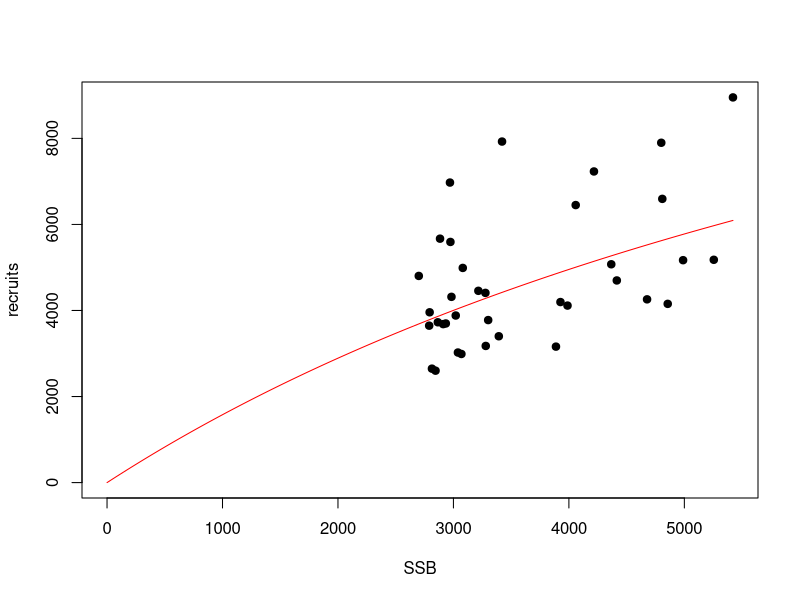
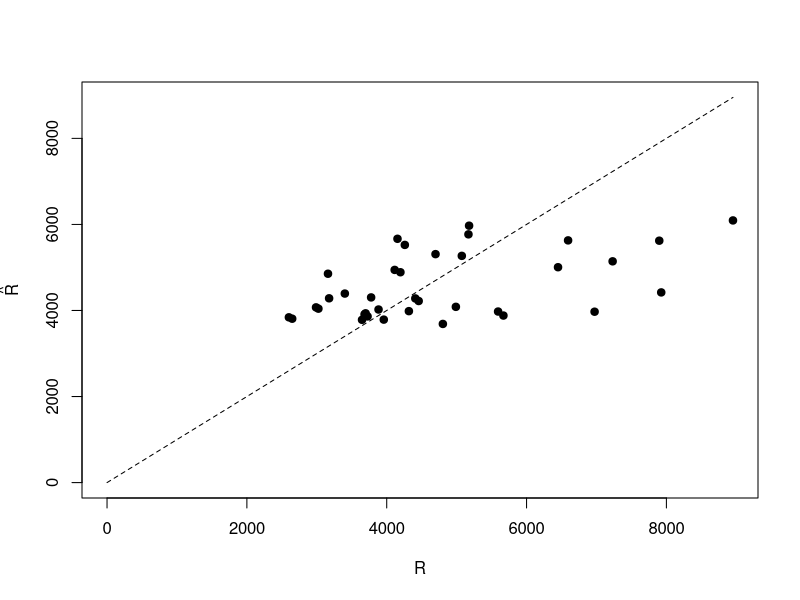
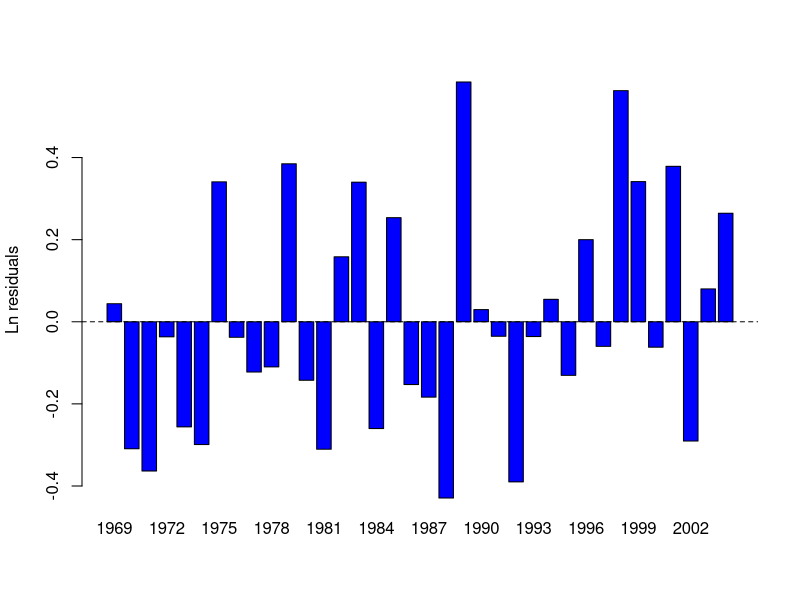
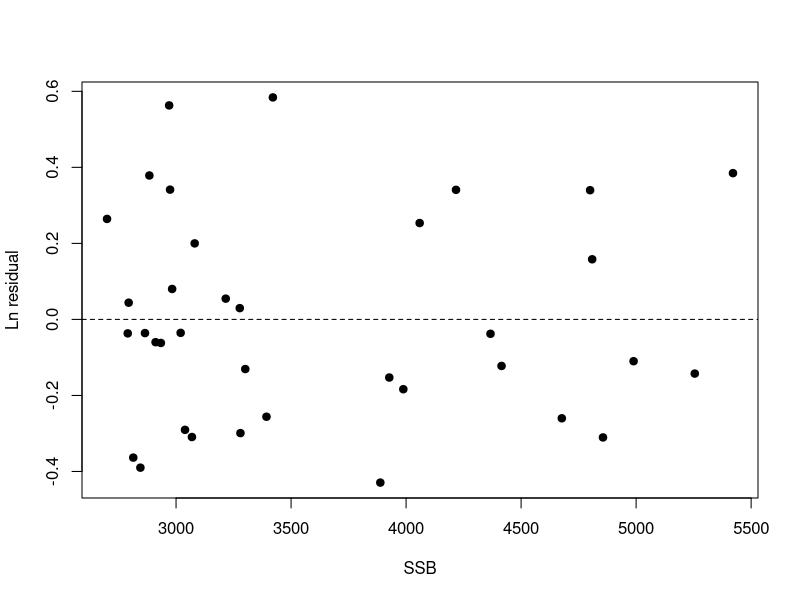

Source code (R) for these figures, in order:
# T00_SRModel.R - DESC
# T00_SRModel.R

# Copyright 2011-13 JRC FishReg. Distributed under the GPL 2 or later
# Maintainer: FishReg, JRC

# Introduction to R for Fisheries Science

# LOAD data

sol <- read.table('sole.dat', header=T, sep='\t')
attach(sol)

# FUNCTION that returns minus log-likelihood (Beverton & Holt model)

foo <- function(par)
  sum(log(rec / (par[1] * ssb / (par[2] + ssb)))^2)

# CALL optimizer
res <- optim(c(5000, 1000), foo)

# CALCULATE estimated values
rechat <- res$par[1] * ssb / (res$par[2] + ssb)

# CALCULATE log residuals
lnresid <- log(rec / rechat)

# Total Sum of squares
sstot <- sum((log(rec) - mean(log(rec)))^2)

# R2
R2 <- 1 - (res$value/sstot)

# PLOT model fit
plot(ssb, rec, pch=19, xlab='SSB', ylab='recruits', xlim=c(0,max(ssb)),
  ylim=c(0, max(rec)))
pssb <- seq(0, max(ssb), length=200)
lines(pssb, res$par[1] * pssb / (res$par[2] + pssb), col='red')

# plot obs. vs. pred.
lim <- max(rec, rechat)
plot(rec, rechat, xlab='R', ylab=expression(hat(R)), pch=19,
  xlim=c(0, lim), ylim=c(0, lim))
lines(c(0, lim), c(0, lim), lty=2)

# plot residuals over time
barplot(lnresid, names.arg=year, ylab='Ln residuals', col='blue')
  abline(0, 0, lty=2)

# plot residuals over SSB
plot(ssb, lnresid, pch=19, xlab='SSB', ylab='Ln residual')
  abline(0, 0, lty=2)
